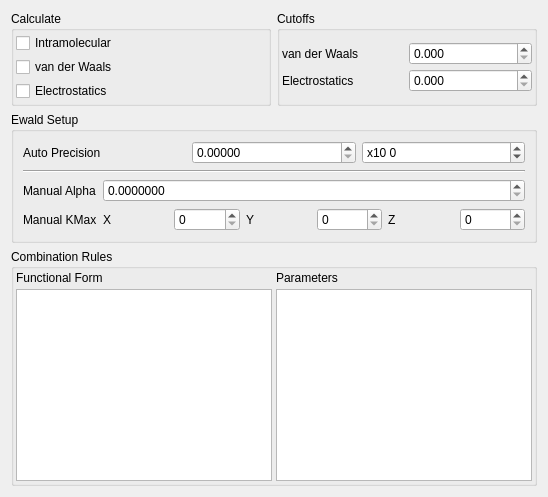
     <widget class="QWidget" name="EnergyFFTab">
      <attribute name="icon">
       <iconset resource="icons.qrc">
        <normaloff>:/forcefield/icons/forcefield_minimise.svg</normaloff>:/forcefield/icons/forcefield_minimise.svg</iconset>
      </attribute>
      <attribute name="title">
       <string>Energy / FF</string>
      </attribute>
      <layout class="QVBoxLayout" name="verticalLayout_11">
       <item>
        <layout class="QHBoxLayout" name="horizontalLayout_6">
         <item>
          <widget class="QGroupBox" name="CalculateGroup">
           <property name="title">
            <string>Calculate</string>
           </property>
           <layout class="QVBoxLayout" name="verticalLayout_7">
            <property name="spacing">
             <number>4</number>
            </property>
            <property name="margin">
             <number>2</number>
            </property>
            <item>
             <widget class="QCheckBox" name="CalculateIntraCheck">
              <property name="text">
               <string>Intramolecular</string>
              </property>
             </widget>
            </item>
            <item>
             <widget class="QCheckBox" name="CalculateVdwCheck">
              <property name="text">
               <string>van der Waals</string>
              </property>
             </widget>
            </item>
            <item>
             <widget class="QCheckBox" name="CalculateElecCheck">
              <property name="text">
               <string>Electrostatics</string>
              </property>
             </widget>
            </item>
           </layout>
          </widget>
         </item>
         <item>
          <widget class="QGroupBox" name="CutoffsGroup">
           <property name="title">
            <string>Cutoffs</string>
           </property>
           <layout class="QVBoxLayout" name="verticalLayout_9">
            <property name="spacing">
             <number>4</number>
            </property>
            <property name="margin">
             <number>2</number>
            </property>
            <item>
             <layout class="QGridLayout" name="gridLayout">
              <item row="0" column="0">
               <widget class="QLabel" name="label_2">
                <property name="text">
                 <string>van der Waals</string>
                </property>
               </widget>
              </item>
              <item row="0" column="1">
               <widget class="QDoubleSpinBox" name="VdwCutoffSpin">
                <property name="decimals">
                 <number>3</number>
                </property>
                <property name="maximum">
                 <double>1000000000.000000000000000</double>
                </property>
               </widget>
              </item>
              <item row="1" column="1">
               <widget class="QDoubleSpinBox" name="ElecCutoffSpin">
                <property name="decimals">
                 <number>3</number>
                </property>
               </widget>
              </item>
              <item row="1" column="0">
               <widget class="QLabel" name="label_3">
                <property name="text">
                 <string>Electrostatics</string>
                </property>
               </widget>
              </item>
             </layout>
            </item>
           </layout>
          </widget>
         </item>
        </layout>
       </item>
       <item>
        <widget class="QGroupBox" name="EwaldGroup">
         <property name="title">
          <string>Ewald Setup</string>
         </property>
         <layout class="QVBoxLayout" name="verticalLayout_8">
          <item>
           <layout class="QHBoxLayout" name="horizontalLayout_5">
            <item>
             <widget class="QLabel" name="label_4">
              <property name="text">
               <string>Auto Precision</string>
              </property>
             </widget>
            </item>
            <item>
             <widget class="QDoubleSpinBox" name="EwaldPrecisionMantissaSpin">
              <property name="decimals">
               <number>5</number>
              </property>
              <property name="maximum">
               <double>1.000000000000000</double>
              </property>
             </widget>
            </item>
            <item>
             <widget class="QSpinBox" name="EwaldPrecisionExponentSpin">
              <property name="prefix">
               <string>x10 </string>
              </property>
              <property name="minimum">
               <number>-100</number>
              </property>
             </widget>
            </item>
           </layout>
          </item>
          <item>
           <widget class="Line" name="line">
            <property name="orientation">
             <enum>Qt::Horizontal</enum>
            </property>
           </widget>
          </item>
          <item>
           <layout class="QGridLayout" name="gridLayout_2">
            <item row="0" column="0">
             <widget class="QLabel" name="label_35">
              <property name="text">
               <string>Manual Alpha</string>
              </property>
             </widget>
            </item>
            <item row="1" column="0">
             <widget class="QLabel" name="label_36">
              <property name="text">
               <string>Manual KMax</string>
              </property>
             </widget>
            </item>
            <item row="1" column="2">
             <widget class="QSpinBox" name="EwaldManualKXSpin"/>
            </item>
            <item row="1" column="4">
             <widget class="QSpinBox" name="EwaldManualKYSpin"/>
            </item>
            <item row="1" column="1">
             <widget class="QLabel" name="label_37">
              <property name="sizePolicy">
               <sizepolicy hsizetype="Minimum" vsizetype="Preferred">
                <horstretch>0</horstretch>
                <verstretch>0</verstretch>
               </sizepolicy>
              </property>
              <property name="text">
               <string>X</string>
              </property>
             </widget>
            </item>
            <item row="1" column="3">
             <widget class="QLabel" name="label_41">
              <property name="text">
               <string>Y</string>
              </property>
             </widget>
            </item>
            <item row="1" column="5">
             <widget class="QLabel" name="label_42">
              <property name="text">
               <string>Z</string>
              </property>
             </widget>
            </item>
            <item row="1" column="6">
             <widget class="QSpinBox" name="EwaldManualKZSpin"/>
            </item>
            <item row="0" column="1" colspan="6">
             <widget class="QDoubleSpinBox" name="EwaldManualAlphaSpin">
              <property name="decimals">
               <number>7</number>
              </property>
              <property name="maximum">
               <double>2.000000000000000</double>
              </property>
              <property name="singleStep">
               <double>0.010000000000000</double>
              </property>
             </widget>
            </item>
           </layout>
          </item>
         </layout>
        </widget>
       </item>
       <item>
        <widget class="QGroupBox" name="CombinationGroup">
         <property name="sizePolicy">
          <sizepolicy hsizetype="Expanding" vsizetype="MinimumExpanding">
           <horstretch>0</horstretch>
           <verstretch>0</verstretch>
          </sizepolicy>
         </property>
         <property name="title">
          <string>Combination Rules</string>
         </property>
         <layout class="QVBoxLayout" name="verticalLayout_10">
          <property name="spacing">
           <number>4</number>
          </property>
          <property name="margin">
           <number>2</number>
          </property>
          <item>
           <layout class="QGridLayout" name="gridLayout_4">
            <item row="0" column="0">
             <widget class="QLabel" name="label_43">
              <property name="text">
               <string>Functional Form</string>
              </property>
             </widget>
            </item>
            <item row="1" column="0">
             <widget class="QListWidget" name="FunctionalFormList">
              <property name="editTriggers">
               <set>QAbstractItemView::NoEditTriggers</set>
              </property>
              <property name="selectionBehavior">
               <enum>QAbstractItemView::SelectRows</enum>
              </property>
             </widget>
            </item>
            <item row="0" column="1">
             <widget class="QLabel" name="label_44">
              <property name="text">
               <string>Parameters</string>
              </property>
             </widget>
            </item>
            <item row="1" column="1">
             <widget class="QTableWidget" name="ParameterTable">
              <property name="editTriggers">
               <set>QAbstractItemView::NoEditTriggers</set>
              </property>
              <property name="selectionMode">
               <enum>QAbstractItemView::SingleSelection</enum>
              </property>
              <property name="selectionBehavior">
               <enum>QAbstractItemView::SelectRows</enum>
              </property>
             </widget>
            </item>
           </layout>
          </item>
         </layout>
        </widget>
       </item>
      </layout>
     </widget>
